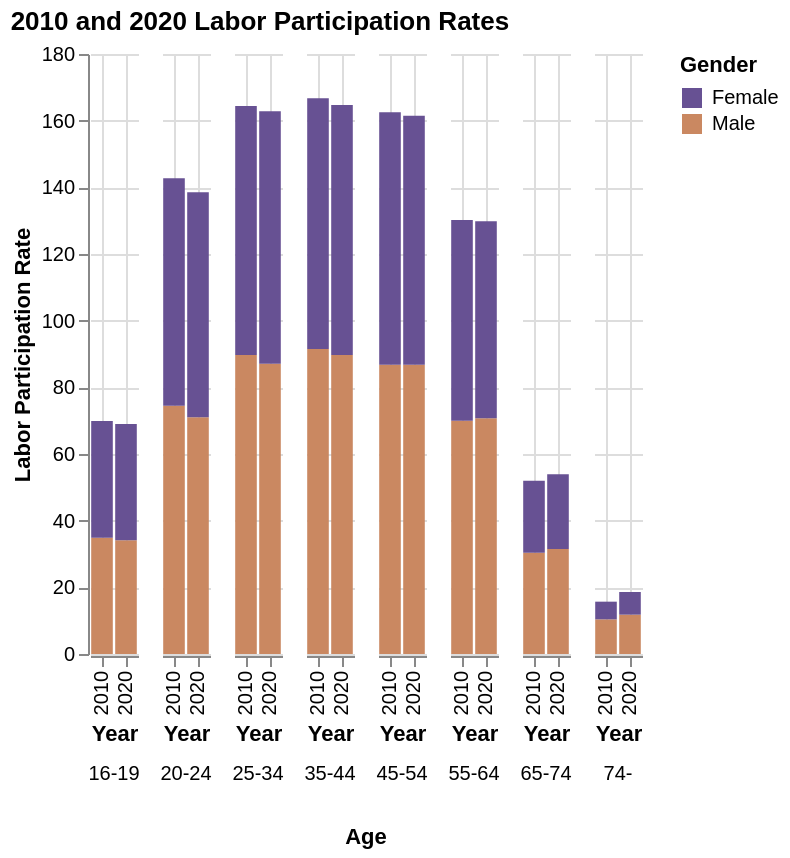

Specify this chart in Vega-Lite:
### Vega-Lite specification from a JSON file in a GitHub repository (floating-point values rounded to 4 significant figures)
{"$schema": "https://vega.github.io/schema/vega-lite/v5.json", "title": "2010 and 2020 Labor Participation Rates", "data": {"values": [{"Age": "16-19", "Gender": "Male", "Rate": 34.9, "Year": 2010}, {"Age": "20-24", "Gender": "Male", "Rate": 74.5, "Year": 2010}, {"Age": "25-34", "Gender": "Male", "Rate": 89.7, "Year": 2010}, {"Age": "35-44", "Gender": "Male", "Rate": 91.5, "Year": 2010}, {"Age": "45-54", "Gender": "Male", "Rate": 86.8, "Year": 2010}, {"Age": "55-64", "Gender": "Male", "Rate": 70.0, "Year": 2010}, {"Age": "65-74", "Gender": "Male", "Rate": 30.4, "Year": 2010}, {"Age": "74-  ", "Gender": "Male", "Rate": 10.4, "Year": 2010}, {"Age": "16-19", "Gender": "Female", "Rate": 35.0, "Year": 2010}, {"Age": "20-24", "Gender": "Female", "Rate": 68.2, "Year": 2010}, {"Age": "25-34", "Gender": "Female", "Rate": 74.7, "Year": 2010}, {"Age": "35-44", "Gender": "Female", "Rate": 75.2, "Year": 2010}, {"Age": "45-54", "Gender": "Female", "Rate": 75.7, "Year": 2010}, {"Age": "55-64", "Gender": "Female", "Rate": 60.2, "Year": 2010}, {"Age": "65-74", "Gender": "Female", "Rate": 21.6, "Year": 2010}, {"Age": "74-  ", "Gender": "Female", "Rate": 5.3, "Year": 2010}, {"Age": "16-19", "Gender": "Male", "Rate": 34.1, "Year": 2020}, {"Age": "20-24", "Gender": "Male", "Rate": 71.0, "Year": 2020}, {"Age": "25-34", "Gender": "Male", "Rate": 87.1, "Year": 2020}, {"Age": "35-44", "Gender": "Male", "Rate": 89.7, "Year": 2020}, {"Age": "45-54", "Gender": "Male", "Rate": 86.8, "Year": 2020}, {"Age": "55-64", "Gender": "Male", "Rate": 70.7, "Year": 2020}, {"Age": "65-74", "Gender": "Male", "Rate": 31.5, "Year": 2020}, {"Age": "74-  ", "Gender": "Male", "Rate": 11.8, "Year": 2020}, {"Age": "16-19", "Gender": "Female", "Rate": 34.9, "Year": 2020}, {"Age": "20-24", "Gender": "Female", "Rate": 67.5, "Year": 2020}, {"Age": "25-34", "Gender": "Female", "Rate": 75.7, "Year": 2020}, {"Age": "35-44", "Gender": "Female", "Rate": 75.0, "Year": 2020}, {"Age": "45-54", "Gender": "Female", "Rate": 74.7, "Year": 2020}, {"Age": "55-64", "Gender": "Female", "Rate": 59.1, "Year": 2020}, {"Age": "65-74", "Gender": "Female", "Rate": 22.4, "Year": 2020}, {"Age": "74-  ", "Gender": "Female", "Rate": 6.8, "Year": 2020}]}, "width": {"step": 12}, "mark": "bar", "encoding": {"column": {"field": "Age", "type": "ordinal", "spacing": 10, "header": {"orient": "bottom"}}, "y": {"field": "Rate", "type": "quantitative", "title": "Labor Participation Rate", "axis": {"grid": true}}, "x": {"field": "Year", "type": "ordinal", "axis": {"grid": true}}, "color": {"field": "Gender", "scale": {"range": ["#675193", "#ca8861"]}}}, "config": {"view": {"stroke": "transparent"}, "axis": {"domainWidth": 1}}}
